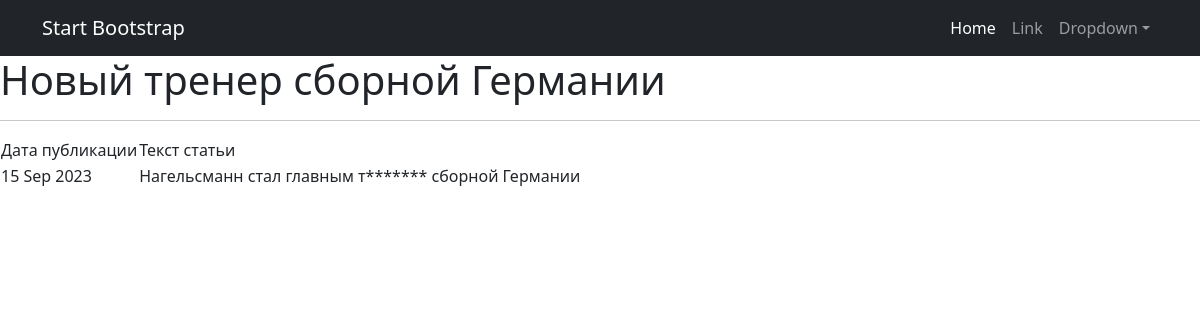
Screenshot of /news/1 with the database file from the repository.
### news/models.py (models this page shows, shortened)
class Post(models.Model):
    objects = None
    author = models.ForeignKey(Author, on_delete=models.CASCADE)
    categoryChoice = models.CharField(max_length=30, choices=Category_Choices, default=article)
    post_time_in = models.DateTimeField(auto_now_add=True)
    postCategory = models.ManyToManyField(Category, through='PostCategory')
    post_title = models.CharField(max_length=255)
    post_text = models.TextField()
    rating = models.SmallIntegerField(default=0)

### news/views.py (the view)
# urls.py: path('<int:pk>', PostDetail.as_view(),name='post_detail'),
class PostDetail(DetailView):
    model = Post
    template_name = 'post_detail.html'
    context_object_name = 'post_detail'

### news/templatetags/custom_filters.py (called while the page is built)
@register.filter()
def censor(text):
    new_content = text
    for i in BADWORDS:
        new_content = new_content.replace(i, i[:1]+'*'*(len(i)-1))
    return new_content

### templates/post_detail.html (shortened to what this page needs)
{% extends 'flatpages/default.html' %}
{% load custom_filters %}
{% block content %}
   <h1>{{ post_detail.post_title|censor }}</h1>
   <hr>
 {% if post_detail %}
       <table>
           <tr>
               <td>Дата публикации</td>
               <td>Текст статьи</td>
           </tr>
           <tr>
               <td>{{ post_detail.post_time_in|date:'d M Y' }}</td>
               <td>{{ post_detail.post_text|censor }}</td>
           </tr>
       </table>
{% else %}
       <h2>Такой статьи нет!</h2>
{% endif %}
{% endblock content %}

### rows the page displays
Post: post_title|censor "Новый тренер сборной Германии", post_time_in "15 Sep 2023", post_text|censor "Нагельсманн стал главным т******* сборной Германии"
